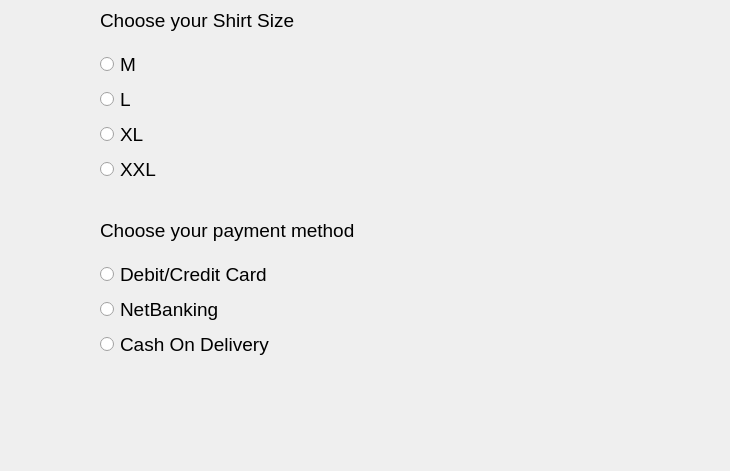
<?xml version="1.0" encoding="UTF-8"?>
<ui version="4.0">
 <class>Dialog</class>
 <widget class="QDialog" name="Dialog">
  <property name="geometry">
   <rect>
    <x>0</x>
    <y>0</y>
    <width>730</width>
    <height>471</height>
   </rect>
  </property>
  <property name="windowTitle">
   <string>Dialog</string>
  </property>
  <widget class="QLabel" name="label">
   <property name="geometry">
    <rect>
     <x>100</x>
     <y>10</y>
     <width>221</width>
     <height>21</height>
    </rect>
   </property>
   <property name="font">
    <font>
     <pointsize>14</pointsize>
    </font>
   </property>
   <property name="text">
    <string>Choose your Shirt Size</string>
   </property>
  </widget>
  <widget class="QLabel" name="label_2">
   <property name="geometry">
    <rect>
     <x>100</x>
     <y>210</y>
     <width>341</width>
     <height>41</height>
    </rect>
   </property>
   <property name="font">
    <font>
     <pointsize>14</pointsize>
    </font>
   </property>
   <property name="text">
    <string>Choose your payment method</string>
   </property>
  </widget>
  <widget class="QLabel" name="labelSelected">
   <property name="geometry">
    <rect>
     <x>20</x>
     <y>380</y>
     <width>691</width>
     <height>71</height>
    </rect>
   </property>
   <property name="font">
    <font>
     <pointsize>14</pointsize>
    </font>
   </property>
   <property name="text">
    <string/>
   </property>
   <property name="wordWrap">
    <bool>true</bool>
   </property>
  </widget>
  <widget class="QWidget" name="layoutWidget">
   <property name="geometry">
    <rect>
     <x>100</x>
     <y>50</y>
     <width>59</width>
     <height>136</height>
    </rect>
   </property>
   <layout class="QVBoxLayout" name="verticalLayout">
    <item>
     <widget class="QRadioButton" name="radioButtonMedium">
      <property name="font">
       <font>
        <pointsize>14</pointsize>
       </font>
      </property>
      <property name="text">
       <string>M</string>
      </property>
     </widget>
    </item>
    <item>
     <widget class="QRadioButton" name="radioButtonLarge">
      <property name="font">
       <font>
        <pointsize>14</pointsize>
       </font>
      </property>
      <property name="text">
       <string>L</string>
      </property>
     </widget>
    </item>
    <item>
     <widget class="QRadioButton" name="radioButtonXL">
      <property name="font">
       <font>
        <pointsize>14</pointsize>
       </font>
      </property>
      <property name="text">
       <string>XL</string>
      </property>
     </widget>
    </item>
    <item>
     <widget class="QRadioButton" name="radioButtonXXL">
      <property name="font">
       <font>
        <pointsize>14</pointsize>
       </font>
      </property>
      <property name="text">
       <string>XXL</string>
      </property>
     </widget>
    </item>
   </layout>
  </widget>
  <widget class="QWidget" name="layoutWidget">
   <property name="geometry">
    <rect>
     <x>100</x>
     <y>260</y>
     <width>189</width>
     <height>101</height>
    </rect>
   </property>
   <layout class="QVBoxLayout" name="verticalLayout_2">
    <item>
     <widget class="QRadioButton" name="radioButtonDebitCard">
      <property name="font">
       <font>
        <pointsize>14</pointsize>
       </font>
      </property>
      <property name="text">
       <string>Debit/Credit Card</string>
      </property>
     </widget>
    </item>
    <item>
     <widget class="QRadioButton" name="radioButtonNetBanking">
      <property name="font">
       <font>
        <pointsize>14</pointsize>
       </font>
      </property>
      <property name="text">
       <string>NetBanking</string>
      </property>
     </widget>
    </item>
    <item>
     <widget class="QRadioButton" name="radioButtonCashOnDelivery">
      <property name="font">
       <font>
        <pointsize>14</pointsize>
       </font>
      </property>
      <property name="text">
       <string>Cash On Delivery</string>
      </property>
     </widget>
    </item>
   </layout>
  </widget>
 </widget>
 <resources/>
 <connections/>
</ui>
